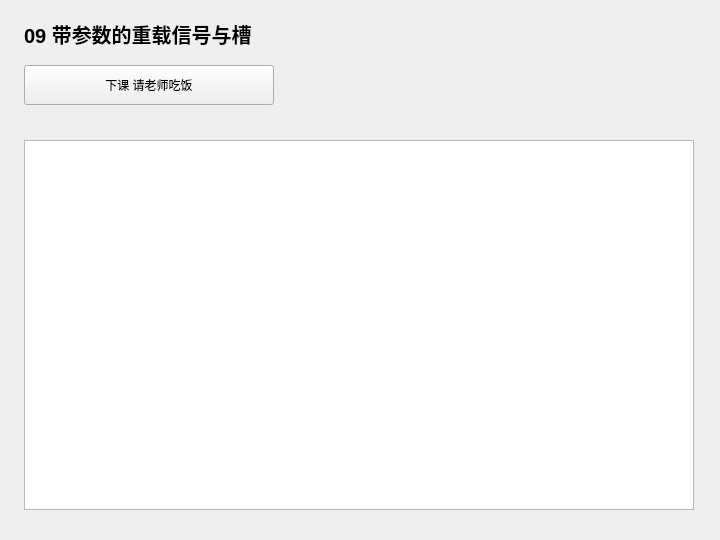
<?xml version="1.0" encoding="UTF-8"?>
<ui version="4.0">
 <class>Widget</class>
 <widget class="QWidget" name="Widget">
  <property name="geometry">
   <rect>
    <x>0</x>
    <y>0</y>
    <width>720</width>
    <height>540</height>
   </rect>
  </property>
  <property name="windowTitle">
   <string>09 带参数的重载信号与槽</string>
  </property>
  <widget class="QLabel" name="headingLabel">
   <property name="geometry">
    <rect>
     <x>24</x>
     <y>18</y>
     <width>670</width>
     <height>32</height>
    </rect>
   </property>
   <property name="text">
    <string>09 带参数的重载信号与槽</string>
   </property>
   <property name="font">
    <font>
     <pointsize>15</pointsize>
     <bold>true</bold>
    </font>
   </property>
  </widget>
  <widget class="QPlainTextEdit" name="outputEdit">
   <property name="geometry">
    <rect>
     <x>24</x>
     <y>140</y>
     <width>670</width>
     <height>370</height>
    </rect>
   </property>
   <property name="readOnly">
    <bool>true</bool>
   </property>
  </widget>
  <widget class="QPushButton" name="runButton">
   <property name="geometry">
    <rect>
     <x>24</x>
     <y>65</y>
     <width>250</width>
     <height>40</height>
    </rect>
   </property>
   <property name="text">
    <string>下课 请老师吃饭</string>
   </property>
  </widget>
 </widget>
 <resources />
 <connections />
</ui>
